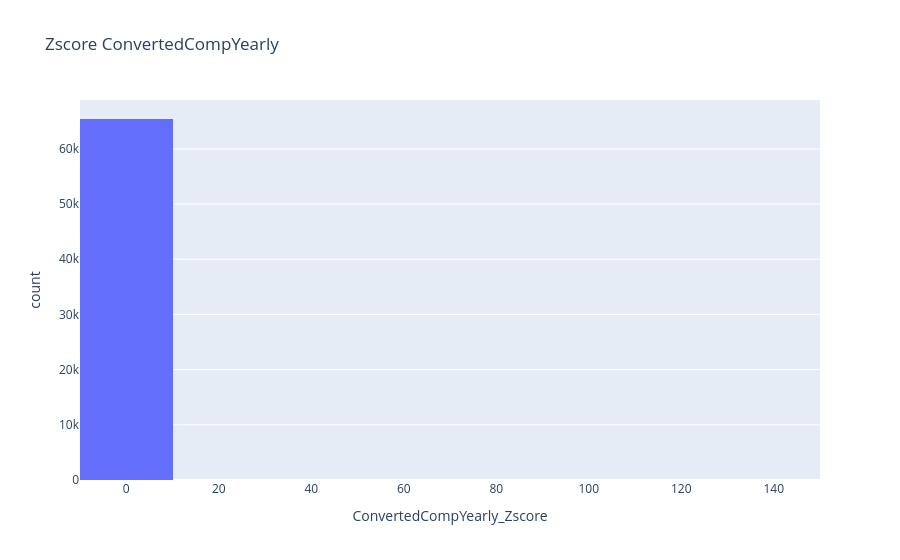

Source (notebook cell):
### Markdown cell above
### Section 4: Visualization of Normalized Data
##### Task 7: Visualize the distribution of `ConvertedCompYearly`, `ConvertedCompYearly_Normalized`, and `ConvertedCompYearly_Zscore`

Visualization helps you understand how normalization changes the data distribution. In this task, create histograms for the original ConvertedCompYearly, as well as its normalized versions (ConvertedCompYearly_MinMax and ConvertedCompYearly_Zscore). This will help you compare how each normalization technique affects the data range and distribution.

### Code cell
fig, axes = plt.subplots(1, 3, figsize=(18, 5))
axes[0].hist(df_final["ConvertedCompYearly"], bins=50, color="skyblue", edgecolor="black")
axes[0].set_title("Original ConvertedCompYearly")
axes[0].set_xlabel("Salary")
axes[0].set_ylabel("Frequency")

axes[1].hist(df_final["ConvertedCompYearly_MinMax"], bins=50, color="lightgreen", edgecolor="black")
axes[1].set_title("Min-Max Normalized")
axes[1].set_xlabel("Normalized Value (0-1)")
axes[1].set_ylabel("Frequency")

axes[2].hist(df_final["ConvertedCompYearly_Zscore"], bins=50, color="salmon", edgecolor="black")
axes[2].set_title("Z-Score Normalized")
axes[2].set_xlabel("Z-Score")
axes[2].set_ylabel("Frequency")

plt.tight_layout()
plt.show()

### Figure 1 — Plotly figure (JSON) as saved in the notebook; plotly's stock layout.template omitted (floating-point values rounded to 4 significant figures; data arrays with more than 128 entries replaced by an {"elided": "..."} marker saying what was removed)
{"data": [{"alignmentgroup": "True", "bingroup": "x", "hovertemplate": "ConvertedCompYearly_Zscore=%{x}<br>count=%{y}<extra></extra>", "legendgroup": "", "marker": {"color": "#636efa", "pattern": {"shape": ""}}, "name": "", "nbinsx": 10, "offsetgroup": "", "orientation": "v", "showlegend": false, "type": "histogram", "x": {"elided": "65447 float values"}, "xaxis": "x", "yaxis": "y"}], "layout": {"barmode": "relative", "legend": {"tracegroupgap": 0}, "title": {"text": "Zscore ConvertedCompYearly"}, "xaxis": {"anchor": "y", "domain": [0, 1], "title": {"text": "ConvertedCompYearly_Zscore"}}, "yaxis": {"anchor": "x", "domain": [0, 1], "title": {"text": "count"}}}}
